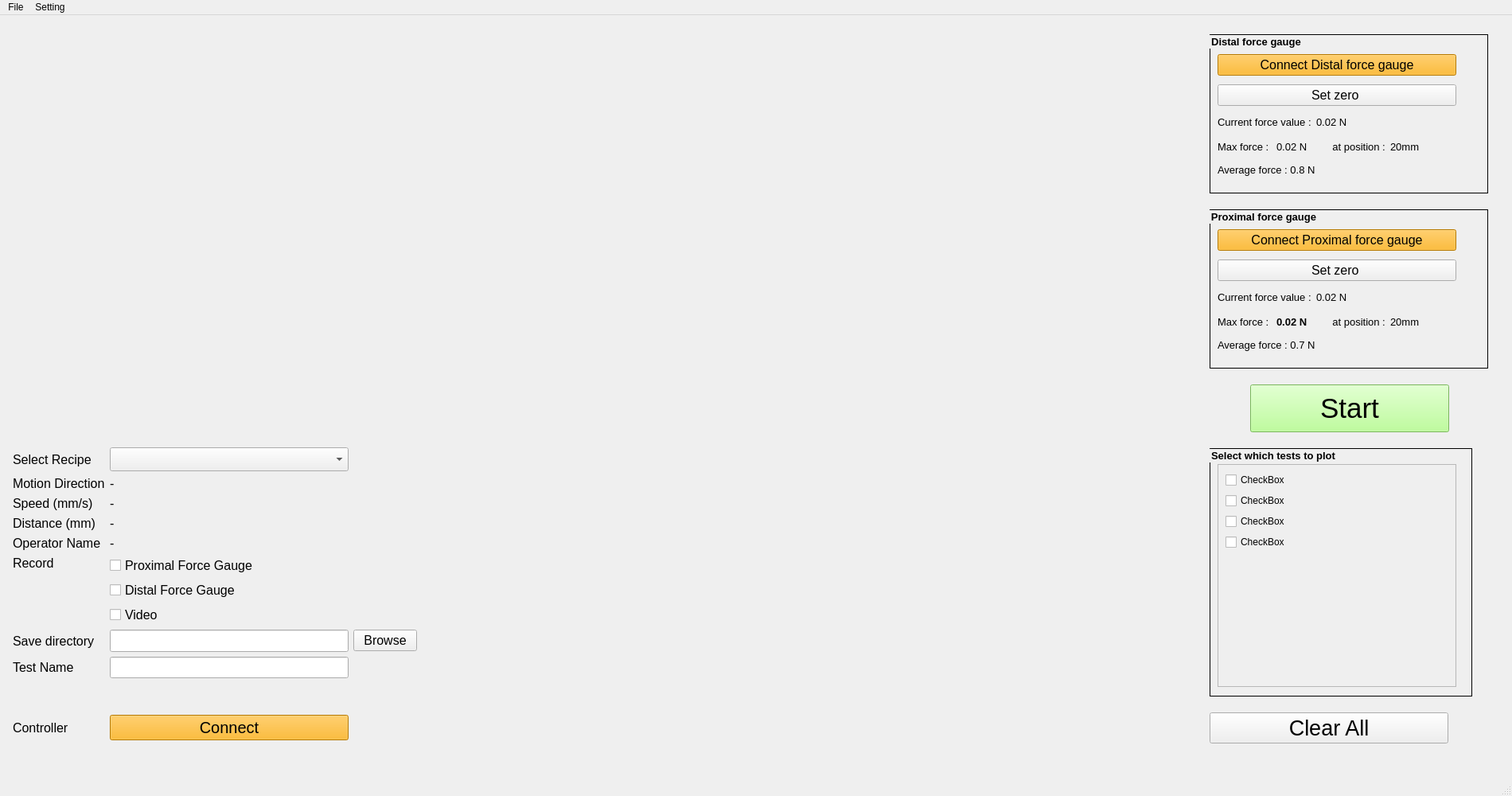
<?xml version="1.0" encoding="UTF-8"?>
<ui version="4.0">
 <class>MainWindow</class>
 <widget class="QMainWindow" name="MainWindow">
  <property name="geometry">
   <rect>
    <x>0</x>
    <y>0</y>
    <width>1900</width>
    <height>1000</height>
   </rect>
  </property>
  <property name="windowTitle">
   <string>SMT Software</string>
  </property>
  <widget class="QWidget" name="centralwidget">
   <widget class="QWidget" name="layoutWidget">
    <property name="geometry">
     <rect>
      <x>16</x>
      <y>10</y>
      <width>571</width>
      <height>921</height>
     </rect>
    </property>
    <layout class="QVBoxLayout" name="verticalLayout">
     <item>
      <spacer name="verticalSpacer_2">
       <property name="orientation">
        <enum>Qt::Vertical</enum>
       </property>
       <property name="sizeType">
        <enum>QSizePolicy::Expanding</enum>
       </property>
       <property name="sizeHint" stdset="0">
        <size>
         <width>20</width>
         <height>20</height>
        </size>
       </property>
      </spacer>
     </item>
     <item>
      <widget class="QLabel" name="smt_logo">
       <property name="maximumSize">
        <size>
         <width>300</width>
         <height>100</height>
        </size>
       </property>
       <property name="styleSheet">
        <string notr="true"/>
       </property>
       <property name="text">
        <string/>
       </property>
       <property name="pixmap">
        <pixmap>SMT_Logo.png</pixmap>
       </property>
       <property name="scaledContents">
        <bool>true</bool>
       </property>
       <property name="alignment">
        <set>Qt::AlignCenter</set>
       </property>
       <property name="wordWrap">
        <bool>false</bool>
       </property>
      </widget>
     </item>
     <item>
      <spacer name="verticalSpacer_3">
       <property name="orientation">
        <enum>Qt::Vertical</enum>
       </property>
       <property name="sizeType">
        <enum>QSizePolicy::Expanding</enum>
       </property>
       <property name="sizeHint" stdset="0">
        <size>
         <width>20</width>
         <height>40</height>
        </size>
       </property>
      </spacer>
     </item>
     <item>
      <layout class="QGridLayout" name="gridLayout">
       <item row="0" column="0" colspan="2">
        <layout class="QGridLayout" name="gridLayout_3" rowstretch="0,0,0,0,0,0,0,0,0,0,0">
         <property name="spacing">
          <number>6</number>
         </property>
         <item row="5" column="2">
          <spacer name="horizontalSpacer_5">
           <property name="orientation">
            <enum>Qt::Horizontal</enum>
           </property>
           <property name="sizeHint" stdset="0">
            <size>
             <width>40</width>
             <height>20</height>
            </size>
           </property>
          </spacer>
         </item>
         <item row="10" column="0" colspan="3">
          <layout class="QHBoxLayout" name="horizontalLayout_4">
           <item>
            <spacer name="horizontalSpacer">
             <property name="orientation">
              <enum>Qt::Horizontal</enum>
             </property>
             <property name="sizeHint" stdset="0">
              <size>
               <width>40</width>
               <height>20</height>
              </size>
             </property>
            </spacer>
           </item>
          </layout>
         </item>
         <item row="5" column="0">
          <widget class="QLabel" name="record_Label">
           <property name="font">
            <font>
             <pointsize>12</pointsize>
            </font>
           </property>
           <property name="text">
            <string>Record</string>
           </property>
           <property name="alignment">
            <set>Qt::AlignLeading|Qt::AlignLeft|Qt::AlignTop</set>
           </property>
          </widget>
         </item>
         <item row="3" column="0">
          <widget class="QLabel" name="distance_Label">
           <property name="font">
            <font>
             <pointsize>12</pointsize>
            </font>
           </property>
           <property name="text">
            <string>Distance (mm)</string>
           </property>
          </widget>
         </item>
         <item row="6" column="1">
          <widget class="QLineEdit" name="save_directory_LineEdit">
           <property name="sizePolicy">
            <sizepolicy hsizetype="Fixed" vsizetype="Fixed">
             <horstretch>0</horstretch>
             <verstretch>0</verstretch>
            </sizepolicy>
           </property>
           <property name="minimumSize">
            <size>
             <width>300</width>
             <height>28</height>
            </size>
           </property>
           <property name="font">
            <font>
             <pointsize>12</pointsize>
            </font>
           </property>
          </widget>
         </item>
         <item row="2" column="0">
          <widget class="QLabel" name="speed_Label">
           <property name="font">
            <font>
             <pointsize>12</pointsize>
            </font>
           </property>
           <property name="text">
            <string>Speed (mm/s)</string>
           </property>
          </widget>
         </item>
         <item row="0" column="0">
          <widget class="QLabel" name="select_recipe_Label">
           <property name="font">
            <font>
             <pointsize>12</pointsize>
            </font>
           </property>
           <property name="text">
            <string>Select Recipe</string>
           </property>
          </widget>
         </item>
         <item row="7" column="1">
          <widget class="QLineEdit" name="test_name_LineEdit">
           <property name="sizePolicy">
            <sizepolicy hsizetype="Fixed" vsizetype="Fixed">
             <horstretch>0</horstretch>
             <verstretch>0</verstretch>
            </sizepolicy>
           </property>
           <property name="minimumSize">
            <size>
             <width>300</width>
             <height>0</height>
            </size>
           </property>
           <property name="font">
            <font>
             <pointsize>12</pointsize>
            </font>
           </property>
          </widget>
         </item>
         <item row="7" column="0">
          <widget class="QLabel" name="test_name_Label">
           <property name="font">
            <font>
             <pointsize>12</pointsize>
            </font>
           </property>
           <property name="text">
            <string>Test Name</string>
           </property>
          </widget>
         </item>
         <item row="6" column="0">
          <widget class="QLabel" name="save_directory_Label">
           <property name="sizePolicy">
            <sizepolicy hsizetype="Preferred" vsizetype="Preferred">
             <horstretch>0</horstretch>
             <verstretch>0</verstretch>
            </sizepolicy>
           </property>
           <property name="font">
            <font>
             <pointsize>12</pointsize>
            </font>
           </property>
           <property name="text">
            <string>Save directory</string>
           </property>
          </widget>
         </item>
         <item row="6" column="2">
          <widget class="QPushButton" name="browse_directory">
           <property name="sizePolicy">
            <sizepolicy hsizetype="Fixed" vsizetype="Fixed">
             <horstretch>0</horstretch>
             <verstretch>0</verstretch>
            </sizepolicy>
           </property>
           <property name="font">
            <font>
             <pointsize>12</pointsize>
            </font>
           </property>
           <property name="text">
            <string>Browse</string>
           </property>
          </widget>
         </item>
         <item row="5" column="1">
          <layout class="QVBoxLayout" name="verticalLayout_4">
           <item>
            <widget class="QCheckBox" name="record_proximal_force_gauge">
             <property name="font">
              <font>
               <pointsize>12</pointsize>
              </font>
             </property>
             <property name="text">
              <string>Proximal Force Gauge</string>
             </property>
            </widget>
           </item>
           <item>
            <widget class="QCheckBox" name="record_distal_force_gauge">
             <property name="font">
              <font>
               <pointsize>12</pointsize>
              </font>
             </property>
             <property name="text">
              <string>Distal Force Gauge</string>
             </property>
            </widget>
           </item>
           <item>
            <widget class="QCheckBox" name="record_video">
             <property name="font">
              <font>
               <pointsize>12</pointsize>
              </font>
             </property>
             <property name="text">
              <string>Video</string>
             </property>
            </widget>
           </item>
          </layout>
         </item>
         <item row="0" column="1">
          <widget class="QComboBox" name="select_recipe_comboBox">
           <property name="sizePolicy">
            <sizepolicy hsizetype="Preferred" vsizetype="Preferred">
             <horstretch>0</horstretch>
             <verstretch>0</verstretch>
            </sizepolicy>
           </property>
           <property name="minimumSize">
            <size>
             <width>0</width>
             <height>30</height>
            </size>
           </property>
          </widget>
         </item>
         <item row="2" column="1">
          <widget class="QLabel" name="speed_value_Label">
           <property name="font">
            <font>
             <pointsize>12</pointsize>
            </font>
           </property>
           <property name="text">
            <string>-</string>
           </property>
          </widget>
         </item>
         <item row="8" column="1">
          <spacer name="verticalSpacer">
           <property name="orientation">
            <enum>Qt::Vertical</enum>
           </property>
           <property name="sizeType">
            <enum>QSizePolicy::Expanding</enum>
           </property>
           <property name="sizeHint" stdset="0">
            <size>
             <width>20</width>
             <height>40</height>
            </size>
           </property>
          </spacer>
         </item>
         <item row="4" column="0">
          <widget class="QLabel" name="operator_name_Label">
           <property name="font">
            <font>
             <pointsize>12</pointsize>
            </font>
           </property>
           <property name="text">
            <string>Operator Name</string>
           </property>
          </widget>
         </item>
         <item row="3" column="1">
          <widget class="QLabel" name="distance_value_Label">
           <property name="font">
            <font>
             <pointsize>12</pointsize>
            </font>
           </property>
           <property name="text">
            <string>-</string>
           </property>
          </widget>
         </item>
         <item row="1" column="0">
          <widget class="QLabel" name="motion_direction_Label">
           <property name="font">
            <font>
             <pointsize>12</pointsize>
            </font>
           </property>
           <property name="text">
            <string>Motion Direction</string>
           </property>
          </widget>
         </item>
         <item row="4" column="1">
          <widget class="QLabel" name="operator_name_value_Label">
           <property name="font">
            <font>
             <pointsize>12</pointsize>
            </font>
           </property>
           <property name="text">
            <string>-</string>
           </property>
          </widget>
         </item>
         <item row="1" column="1">
          <widget class="QLabel" name="motion_direction_value_Label">
           <property name="font">
            <font>
             <pointsize>12</pointsize>
            </font>
           </property>
           <property name="text">
            <string>-</string>
           </property>
          </widget>
         </item>
         <item row="9" column="1">
          <widget class="QPushButton" name="Arduino_start_stop_PB">
           <property name="sizePolicy">
            <sizepolicy hsizetype="Preferred" vsizetype="Preferred">
             <horstretch>0</horstretch>
             <verstretch>2</verstretch>
            </sizepolicy>
           </property>
           <property name="minimumSize">
            <size>
             <width>250</width>
             <height>30</height>
            </size>
           </property>
           <property name="maximumSize">
            <size>
             <width>400</width>
             <height>40</height>
            </size>
           </property>
           <property name="font">
            <font>
             <pointsize>15</pointsize>
             <weight>50</weight>
             <bold>false</bold>
            </font>
           </property>
           <property name="layoutDirection">
            <enum>Qt::LeftToRight</enum>
           </property>
           <property name="styleSheet">
            <string notr="true">background-color: rgb(255, 170, 0);</string>
           </property>
           <property name="text">
            <string>Connect</string>
           </property>
          </widget>
         </item>
         <item row="9" column="0">
          <widget class="QLabel" name="Arduino_Label">
           <property name="font">
            <font>
             <pointsize>12</pointsize>
            </font>
           </property>
           <property name="text">
            <string>Controller</string>
           </property>
          </widget>
         </item>
         <item row="9" column="2">
          <layout class="QVBoxLayout" name="graphing_layout_2"/>
         </item>
        </layout>
       </item>
      </layout>
     </item>
    </layout>
   </widget>
   <widget class="QWidget" name="layoutWidget_2">
    <property name="geometry">
     <rect>
      <x>600</x>
      <y>10</y>
      <width>901</width>
      <height>921</height>
     </rect>
    </property>
    <layout class="QVBoxLayout" name="graphing_layout"/>
   </widget>
   <widget class="QWidget" name="layoutWidget_3">
    <property name="geometry">
     <rect>
      <x>1520</x>
      <y>10</y>
      <width>352</width>
      <height>921</height>
     </rect>
    </property>
    <layout class="QVBoxLayout" name="verticalLayout_6">
     <item>
      <widget class="QGroupBox" name="distal_force_gauge_groupbox">
       <property name="sizePolicy">
        <sizepolicy hsizetype="Fixed" vsizetype="Fixed">
         <horstretch>0</horstretch>
         <verstretch>0</verstretch>
        </sizepolicy>
       </property>
       <property name="minimumSize">
        <size>
         <width>350</width>
         <height>200</height>
        </size>
       </property>
       <property name="font">
        <font>
         <pointsize>10</pointsize>
         <weight>75</weight>
         <bold>true</bold>
        </font>
       </property>
       <property name="styleSheet">
        <string notr="true">QGroupBox { border: 1px solid black;}</string>
       </property>
       <property name="title">
        <string>Distal force gauge</string>
       </property>
       <widget class="QWidget" name="layoutWidget_7">
        <property name="geometry">
         <rect>
          <x>10</x>
          <y>20</y>
          <width>349</width>
          <height>163</height>
         </rect>
        </property>
        <layout class="QVBoxLayout" name="verticalLayout_8">
         <item>
          <widget class="QPushButton" name="connect_distal_force_gauge_PB">
           <property name="sizePolicy">
            <sizepolicy hsizetype="Fixed" vsizetype="Fixed">
             <horstretch>0</horstretch>
             <verstretch>0</verstretch>
            </sizepolicy>
           </property>
           <property name="minimumSize">
            <size>
             <width>300</width>
             <height>0</height>
            </size>
           </property>
           <property name="font">
            <font>
             <pointsize>12</pointsize>
            </font>
           </property>
           <property name="styleSheet">
            <string notr="true">background-color: rgb(255, 170, 0);</string>
           </property>
           <property name="text">
            <string>Connect Distal force gauge</string>
           </property>
          </widget>
         </item>
         <item>
          <widget class="QPushButton" name="set_distal_zero_PB">
           <property name="sizePolicy">
            <sizepolicy hsizetype="Fixed" vsizetype="Fixed">
             <horstretch>0</horstretch>
             <verstretch>0</verstretch>
            </sizepolicy>
           </property>
           <property name="minimumSize">
            <size>
             <width>300</width>
             <height>0</height>
            </size>
           </property>
           <property name="font">
            <font>
             <pointsize>12</pointsize>
            </font>
           </property>
           <property name="text">
            <string>Set zero </string>
           </property>
          </widget>
         </item>
         <item>
          <layout class="QHBoxLayout" name="horizontalLayout_7">
           <item alignment="Qt::AlignLeft">
            <widget class="QLabel" name="distal_force_value_Label">
             <property name="sizePolicy">
              <sizepolicy hsizetype="Fixed" vsizetype="Fixed">
               <horstretch>0</horstretch>
               <verstretch>0</verstretch>
              </sizepolicy>
             </property>
             <property name="font">
              <font>
               <pointsize>10</pointsize>
              </font>
             </property>
             <property name="text">
              <string>Current force value :</string>
             </property>
            </widget>
           </item>
           <item>
            <widget class="QLabel" name="distal_current_force_value_Label">
             <property name="sizePolicy">
              <sizepolicy hsizetype="Fixed" vsizetype="Fixed">
               <horstretch>0</horstretch>
               <verstretch>0</verstretch>
              </sizepolicy>
             </property>
             <property name="minimumSize">
              <size>
               <width>50</width>
               <height>0</height>
              </size>
             </property>
             <property name="font">
              <font>
               <pointsize>10</pointsize>
              </font>
             </property>
             <property name="text">
              <string>0.02 N</string>
             </property>
            </widget>
           </item>
           <item>
            <spacer name="horizontalSpacer_4">
             <property name="orientation">
              <enum>Qt::Horizontal</enum>
             </property>
             <property name="sizeHint" stdset="0">
              <size>
               <width>40</width>
               <height>20</height>
              </size>
             </property>
            </spacer>
           </item>
          </layout>
         </item>
         <item>
          <layout class="QHBoxLayout" name="horizontalLayout_10">
           <item>
            <widget class="QLabel" name="distal_maximum_force_Label">
             <property name="sizePolicy">
              <sizepolicy hsizetype="Fixed" vsizetype="Fixed">
               <horstretch>0</horstretch>
               <verstretch>0</verstretch>
              </sizepolicy>
             </property>
             <property name="font">
              <font>
               <pointsize>10</pointsize>
              </font>
             </property>
             <property name="text">
              <string>Max force : </string>
             </property>
            </widget>
           </item>
           <item>
            <widget class="QLabel" name="distal_maximum_force_value_Label">
             <property name="sizePolicy">
              <sizepolicy hsizetype="Fixed" vsizetype="Fixed">
               <horstretch>0</horstretch>
               <verstretch>0</verstretch>
              </sizepolicy>
             </property>
             <property name="minimumSize">
              <size>
               <width>50</width>
               <height>0</height>
              </size>
             </property>
             <property name="font">
              <font>
               <pointsize>10</pointsize>
              </font>
             </property>
             <property name="text">
              <string>0.02 N</string>
             </property>
            </widget>
           </item>
           <item>
            <widget class="QLabel" name="distal_maximum_force_position_Label">
             <property name="sizePolicy">
              <sizepolicy hsizetype="Fixed" vsizetype="Fixed">
               <horstretch>0</horstretch>
               <verstretch>0</verstretch>
              </sizepolicy>
             </property>
             <property name="font">
              <font>
               <pointsize>10</pointsize>
              </font>
             </property>
             <property name="text">
              <string>    at position :</string>
             </property>
            </widget>
           </item>
           <item>
            <widget class="QLabel" name="distal_maximum_force_position_value_Label">
             <property name="sizePolicy">
              <sizepolicy hsizetype="Fixed" vsizetype="Fixed">
               <horstretch>0</horstretch>
               <verstretch>0</verstretch>
              </sizepolicy>
             </property>
             <property name="minimumSize">
              <size>
               <width>50</width>
               <height>0</height>
              </size>
             </property>
             <property name="font">
              <font>
               <pointsize>10</pointsize>
              </font>
             </property>
             <property name="text">
              <string>20mm</string>
             </property>
            </widget>
           </item>
           <item>
            <spacer name="horizontalSpacer_6">
             <property name="orientation">
              <enum>Qt::Horizontal</enum>
             </property>
             <property name="sizeHint" stdset="0">
              <size>
               <width>40</width>
               <height>20</height>
              </size>
             </property>
            </spacer>
           </item>
          </layout>
         </item>
         <item>
          <widget class="QLabel" name="distal_average_force_Label">
           <property name="sizePolicy">
            <sizepolicy hsizetype="Fixed" vsizetype="Fixed">
             <horstretch>0</horstretch>
             <verstretch>0</verstretch>
            </sizepolicy>
           </property>
           <property name="font">
            <font>
             <pointsize>10</pointsize>
            </font>
           </property>
           <property name="text">
            <string>Average force : 0.8 N</string>
           </property>
          </widget>
         </item>
        </layout>
       </widget>
      </widget>
     </item>
     <item>
      <widget class="QGroupBox" name="proximal_force_gauge_groupbox">
       <property name="sizePolicy">
        <sizepolicy hsizetype="Fixed" vsizetype="Fixed">
         <horstretch>0</horstretch>
         <verstretch>0</verstretch>
        </sizepolicy>
       </property>
       <property name="minimumSize">
        <size>
         <width>350</width>
         <height>200</height>
        </size>
       </property>
       <property name="font">
        <font>
         <pointsize>10</pointsize>
         <weight>75</weight>
         <bold>true</bold>
        </font>
       </property>
       <property name="styleSheet">
        <string notr="true">QGroupBox { border: 1px solid black;}</string>
       </property>
       <property name="title">
        <string>Proximal force gauge</string>
       </property>
       <widget class="QWidget" name="layoutWidget_6">
        <property name="geometry">
         <rect>
          <x>10</x>
          <y>20</y>
          <width>421</width>
          <height>164</height>
         </rect>
        </property>
        <layout class="QVBoxLayout" name="verticalLayout_5">
         <item>
          <widget class="QPushButton" name="connect_proximal_force_gauge_PB">
           <property name="sizePolicy">
            <sizepolicy hsizetype="Fixed" vsizetype="Fixed">
             <horstretch>0</horstretch>
             <verstretch>0</verstretch>
            </sizepolicy>
           </property>
           <property name="minimumSize">
            <size>
             <width>300</width>
             <height>0</height>
            </size>
           </property>
           <property name="font">
            <font>
             <pointsize>12</pointsize>
            </font>
           </property>
           <property name="styleSheet">
            <string notr="true">background-color: rgb(255, 170, 0);</string>
           </property>
           <property name="text">
            <string>Connect Proximal force gauge</string>
           </property>
          </widget>
         </item>
         <item>
          <widget class="QPushButton" name="set_proximal_zero_PB">
           <property name="sizePolicy">
            <sizepolicy hsizetype="Fixed" vsizetype="Fixed">
             <horstretch>0</horstretch>
             <verstretch>0</verstretch>
            </sizepolicy>
           </property>
           <property name="minimumSize">
            <size>
             <width>300</width>
             <height>0</height>
            </size>
           </property>
           <property name="font">
            <font>
             <pointsize>12</pointsize>
            </font>
           </property>
           <property name="text">
            <string>Set zero </string>
           </property>
          </widget>
         </item>
         <item>
          <layout class="QHBoxLayout" name="horizontalLayout_2">
           <item alignment="Qt::AlignLeft">
            <widget class="QLabel" name="proximal_force_value_Label">
             <property name="sizePolicy">
              <sizepolicy hsizetype="Fixed" vsizetype="Fixed">
               <horstretch>0</horstretch>
               <verstretch>0</verstretch>
              </sizepolicy>
             </property>
             <property name="font">
              <font>
               <pointsize>10</pointsize>
              </font>
             </property>
             <property name="text">
              <string>Current force value :</string>
             </property>
            </widget>
           </item>
           <item>
            <widget class="QLabel" name="proximal_current_force_value_Label">
             <property name="sizePolicy">
              <sizepolicy hsizetype="Fixed" vsizetype="Fixed">
               <horstretch>0</horstretch>
               <verstretch>0</verstretch>
              </sizepolicy>
             </property>
             <property name="minimumSize">
              <size>
               <width>50</width>
               <height>0</height>
              </size>
             </property>
             <property name="font">
              <font>
               <pointsize>10</pointsize>
              </font>
             </property>
             <property name="text">
              <string>0.02 N</string>
             </property>
            </widget>
           </item>
           <item>
            <spacer name="horizontalSpacer_3">
             <property name="orientation">
              <enum>Qt::Horizontal</enum>
             </property>
             <property name="sizeHint" stdset="0">
              <size>
               <width>40</width>
               <height>20</height>
              </size>
             </property>
            </spacer>
           </item>
          </layout>
         </item>
         <item>
          <layout class="QHBoxLayout" name="horizontalLayout_11">
           <item>
            <widget class="QLabel" name="proximal_maximum_force_Label">
             <property name="sizePolicy">
              <sizepolicy hsizetype="Fixed" vsizetype="Fixed">
               <horstretch>0</horstretch>
               <verstretch>0</verstretch>
              </sizepolicy>
             </property>
             <property name="font">
              <font>
               <pointsize>10</pointsize>
              </font>
             </property>
             <property name="text">
              <string>Max force : </string>
             </property>
            </widget>
           </item>
           <item>
            <widget class="QLabel" name="proximal_maximum_force_value_Label">
             <property name="sizePolicy">
              <sizepolicy hsizetype="Fixed" vsizetype="Fixed">
               <horstretch>0</horstretch>
               <verstretch>0</verstretch>
              </sizepolicy>
             </property>
             <property name="minimumSize">
              <size>
               <width>50</width>
               <height>0</height>
              </size>
             </property>
             <property name="font">
              <font>
               <pointsize>10</pointsize>
               <weight>75</weight>
               <bold>true</bold>
              </font>
             </property>
             <property name="text">
              <string>0.02 N</string>
             </property>
            </widget>
           </item>
           <item>
            <widget class="QLabel" name="proximal_maximum_force_position_Label">
             <property name="sizePolicy">
              <sizepolicy hsizetype="Fixed" vsizetype="Fixed">
               <horstretch>0</horstretch>
               <verstretch>0</verstretch>
              </sizepolicy>
             </property>
             <property name="font">
              <font>
               <pointsize>10</pointsize>
              </font>
             </property>
             <property name="text">
              <string>    at position :</string>
             </property>
            </widget>
           </item>
           <item>
            <widget class="QLabel" name="proximal_maximum_force_position_value_Label">
             <property name="sizePolicy">
              <sizepolicy hsizetype="Fixed" vsizetype="Fixed">
               <horstretch>0</horstretch>
               <verstretch>0</verstretch>
              </sizepolicy>
             </property>
             <property name="minimumSize">
              <size>
               <width>50</width>
               <height>0</height>
              </size>
             </property>
             <property name="font">
              <font>
               <pointsize>10</pointsize>
              </font>
             </property>
             <property name="text">
              <string>20mm</string>
             </property>
            </widget>
           </item>
           <item>
            <spacer name="horizontalSpacer_7">
             <property name="orientation">
              <enum>Qt::Horizontal</enum>
             </property>
             <property name="sizeHint" stdset="0">
              <size>
               <width>40</width>
               <height>20</height>
              </size>
             </property>
            </spacer>
           </item>
          </layout>
         </item>
         <item>
          <widget class="QLabel" name="proximal_average_force_Label">
           <property name="sizePolicy">
            <sizepolicy hsizetype="Fixed" vsizetype="Fixed">
             <horstretch>0</horstretch>
             <verstretch>0</verstretch>
            </sizepolicy>
           </property>
           <property name="font">
            <font>
             <pointsize>10</pointsize>
            </font>
           </property>
           <property name="text">
            <string>Average force : 0.7 N</string>
           </property>
          </widget>
         </item>
        </layout>
       </widget>
      </widget>
     </item>
     <item alignment="Qt::AlignHCenter">
      <widget class="QPushButton" name="start_test_PB">
       <property name="sizePolicy">
        <sizepolicy hsizetype="Fixed" vsizetype="Fixed">
         <horstretch>0</horstretch>
         <verstretch>2</verstretch>
        </sizepolicy>
       </property>
       <property name="minimumSize">
        <size>
         <width>250</width>
         <height>60</height>
        </size>
       </property>
       <property name="font">
        <font>
         <pointsize>26</pointsize>
        </font>
       </property>
       <property name="layoutDirection">
        <enum>Qt::LeftToRight</enum>
       </property>
       <property name="styleSheet">
        <string notr="true">background-color: rgb(170, 255, 127);</string>
       </property>
       <property name="text">
        <string>Start</string>
       </property>
      </widget>
     </item>
     <item>
      <widget class="QGroupBox" name="all_test_data">
       <property name="sizePolicy">
        <sizepolicy hsizetype="Fixed" vsizetype="Fixed">
         <horstretch>0</horstretch>
         <verstretch>0</verstretch>
        </sizepolicy>
       </property>
       <property name="minimumSize">
        <size>
         <width>330</width>
         <height>312</height>
        </size>
       </property>
       <property name="font">
        <font>
         <pointsize>10</pointsize>
         <weight>75</weight>
         <bold>true</bold>
        </font>
       </property>
       <property name="styleSheet">
        <string notr="true">QGroupBox { border: 1px solid black;}</string>
       </property>
       <property name="title">
        <string>Select which tests to plot</string>
       </property>
       <widget class="QScrollArea" name="scrollArea">
        <property name="geometry">
         <rect>
          <x>10</x>
          <y>20</y>
          <width>300</width>
          <height>280</height>
         </rect>
        </property>
        <property name="sizePolicy">
         <sizepolicy hsizetype="Fixed" vsizetype="Fixed">
          <horstretch>0</horstretch>
          <verstretch>0</verstretch>
         </sizepolicy>
        </property>
        <property name="minimumSize">
         <size>
          <width>300</width>
          <height>50</height>
         </size>
        </property>
        <property name="widgetResizable">
         <bool>true</bool>
        </property>
        <widget class="QWidget" name="scrollAreaWidgetContents">
         <property name="geometry">
          <rect>
           <x>0</x>
           <y>0</y>
           <width>298</width>
           <height>278</height>
          </rect>
         </property>
         <layout class="QVBoxLayout" name="verticalLayout_7">
          <item>
           <widget class="QCheckBox" name="checkBox">
            <property name="text">
             <string>CheckBox</string>
            </property>
           </widget>
          </item>
          <item>
           <widget class="QCheckBox" name="checkBox_11">
            <property name="text">
             <string>CheckBox</string>
            </property>
           </widget>
          </item>
          <item>
           <widget class="QCheckBox" name="checkBox_2">
            <property name="text">
             <string>CheckBox</string>
            </property>
           </widget>
          </item>
          <item>
           <widget class="QCheckBox" name="checkBox_10">
            <property name="text">
             <string>CheckBox</string>
            </property>
           </widget>
          </item>
          <item>
           <spacer name="checkbox_spacer">
            <property name="orientation">
             <enum>Qt::Vertical</enum>
            </property>
            <property name="sizeHint" stdset="0">
             <size>
              <width>20</width>
              <height>40</height>
             </size>
            </property>
           </spacer>
          </item>
         </layout>
        </widget>
       </widget>
      </widget>
     </item>
     <item>
      <widget class="QPushButton" name="clear_all_button_PB">
       <property name="sizePolicy">
        <sizepolicy hsizetype="Fixed" vsizetype="Fixed">
         <horstretch>0</horstretch>
         <verstretch>0</verstretch>
        </sizepolicy>
       </property>
       <property name="minimumSize">
        <size>
         <width>300</width>
         <height>0</height>
        </size>
       </property>
       <property name="font">
        <font>
         <pointsize>20</pointsize>
        </font>
       </property>
       <property name="text">
        <string>Clear All</string>
       </property>
      </widget>
     </item>
    </layout>
   </widget>
  </widget>
  <widget class="QMenuBar" name="menubar">
   <property name="geometry">
    <rect>
     <x>0</x>
     <y>0</y>
     <width>1900</width>
     <height>26</height>
    </rect>
   </property>
   <widget class="QMenu" name="menuFile">
    <property name="title">
     <string>File</string>
    </property>
    <addaction name="action_Export_ob"/>
    <addaction name="action_Import_ob"/>
   </widget>
   <widget class="QMenu" name="menuSetting">
    <property name="title">
     <string>Setting</string>
    </property>
    <addaction name="action_parameters_setting_ob"/>
   </widget>
   <addaction name="menuFile"/>
   <addaction name="menuSetting"/>
  </widget>
  <widget class="QStatusBar" name="statusbar"/>
  <action name="action_Export_ob">
   <property name="text">
    <string>Export</string>
   </property>
  </action>
  <action name="action_Import_ob">
   <property name="text">
    <string>Import</string>
   </property>
  </action>
  <action name="action_parameters_setting_ob">
   <property name="text">
    <string>Parameters</string>
   </property>
  </action>
 </widget>
 <resources/>
 <connections/>
</ui>
